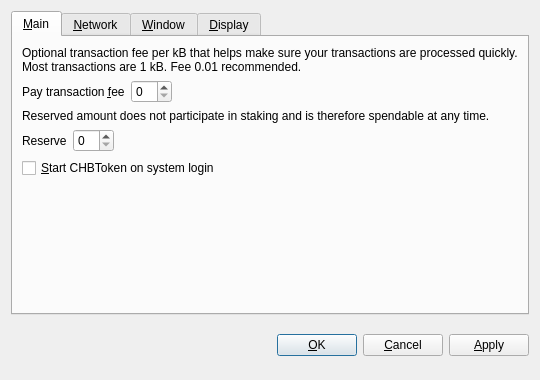
<?xml version="1.0" encoding="UTF-8"?>
<ui version="4.0">
 <class>OptionsDialog</class>
 <widget class="QDialog" name="OptionsDialog">
  <property name="geometry">
   <rect>
    <x>0</x>
    <y>0</y>
    <width>540</width>
    <height>380</height>
   </rect>
  </property>
  <property name="windowTitle">
   <string>Options</string>
  </property>
  <property name="modal">
   <bool>true</bool>
  </property>
  <layout class="QVBoxLayout" name="verticalLayout">
   <item>
    <widget class="QTabWidget" name="tabWidget">
     <property name="tabPosition">
      <enum>QTabWidget::North</enum>
     </property>
     <property name="currentIndex">
      <number>0</number>
     </property>
     <widget class="QWidget" name="tabMain">
      <attribute name="title">
       <string>&amp;Main</string>
      </attribute>
      <layout class="QVBoxLayout" name="verticalLayout_Main">
       <item>
        <widget class="QLabel" name="transactionFeeInfoLabel">
         <property name="text">
          <string>Optional transaction fee per kB that helps make sure your transactions are processed quickly. Most transactions are 1 kB. Fee 0.01 recommended.</string>
         </property>
         <property name="textFormat">
          <enum>Qt::PlainText</enum>
         </property>
         <property name="wordWrap">
          <bool>true</bool>
         </property>
        </widget>
       </item>
       <item>
        <layout class="QHBoxLayout" name="horizontalLayoutFee">
         <item>
          <widget class="QLabel" name="transactionFeeLabel">
           <property name="text">
            <string>Pay transaction &amp;fee</string>
           </property>
           <property name="textFormat">
            <enum>Qt::PlainText</enum>
           </property>
           <property name="buddy">
            <cstring>transactionFee</cstring>
           </property>
          </widget>
         </item>
         <item>
          <widget class="BitcoinAmountField" name="transactionFee"/>
         </item>
         <item>
          <spacer name="horizontalSpacerFee">
           <property name="orientation">
            <enum>Qt::Horizontal</enum>
           </property>
           <property name="sizeHint" stdset="0">
            <size>
             <width>40</width>
             <height>20</height>
            </size>
           </property>
          </spacer>
         </item>
        </layout>
       </item>
       <item>
        <widget class="QLabel" name="reserveBalanceInfoLabel">
         <property name="text">
          <string>Reserved amount does not participate in staking and is therefore spendable at any time.</string>
         </property>
         <property name="textFormat">
          <enum>Qt::PlainText</enum>
         </property>
         <property name="wordWrap">
          <bool>true</bool>
         </property>
        </widget>
       </item>
       <item>
        <layout class="QHBoxLayout" name="horizontalLayoutReserveBalance">
         <item>
          <widget class="QLabel" name="reserveBalanceLabel">
           <property name="text">
            <string>Reserve</string>
           </property>
           <property name="textFormat">
            <enum>Qt::PlainText</enum>
           </property>
           <property name="buddy">
            <cstring>reserveBalance</cstring>
           </property>
          </widget>
         </item>
         <item>
          <widget class="BitcoinAmountField" name="reserveBalance"/>
         </item>
         <item>
          <spacer name="horizontalSpacerReserveBalance">
           <property name="orientation">
            <enum>Qt::Horizontal</enum>
           </property>
           <property name="sizeHint" stdset="0">
            <size>
             <width>40</width>
             <height>20</height>
            </size>
           </property>
          </spacer>
         </item>
        </layout>
       </item>
       <item>
        <widget class="QCheckBox" name="bitcoinAtStartup">
         <property name="toolTip">
          <string>Automatically start CHBToken after logging in to the system.</string>
         </property>
         <property name="text">
          <string>&amp;Start CHBToken on system login</string>
         </property>
        </widget>
       </item>
       <item>
        <spacer name="verticalSpacer_Main">
         <property name="orientation">
          <enum>Qt::Vertical</enum>
         </property>
         <property name="sizeHint" stdset="0">
          <size>
           <width>20</width>
           <height>40</height>
          </size>
         </property>
        </spacer>
       </item>
      </layout>
     </widget>
     <widget class="QWidget" name="tabNetwork">
      <attribute name="title">
       <string>&amp;Network</string>
      </attribute>
      <layout class="QVBoxLayout" name="verticalLayout_Network">
       <item>
        <widget class="QCheckBox" name="mapPortUpnp">
         <property name="toolTip">
          <string>Automatically open the CHBToken client port on the router. This only works when your router supports UPnP and it is enabled.</string>
         </property>
         <property name="text">
          <string>Map port using &amp;UPnP</string>
         </property>
        </widget>
       </item>
       <item>
        <widget class="QCheckBox" name="connectSocks">
         <property name="toolTip">
          <string>Connect to the CHBToken network through a SOCKS5 proxy (e.g. when connecting through Tor).</string>
         </property>
         <property name="text">
          <string>&amp;Connect through SOCKS5 proxy:</string>
         </property>
        </widget>
       </item>
       <item>
        <layout class="QHBoxLayout" name="horizontalLayout_Network">
         <item>
          <widget class="QLabel" name="proxyIpLabel">
           <property name="text">
            <string>Proxy &amp;IP:</string>
           </property>
           <property name="textFormat">
            <enum>Qt::PlainText</enum>
           </property>
           <property name="buddy">
            <cstring>proxyIp</cstring>
           </property>
          </widget>
         </item>
         <item>
          <widget class="QValidatedLineEdit" name="proxyIp">
           <property name="maximumSize">
            <size>
             <width>140</width>
             <height>16777215</height>
            </size>
           </property>
           <property name="toolTip">
            <string>IP address of the proxy (e.g. 127.0.0.1)</string>
           </property>
          </widget>
         </item>
         <item>
          <widget class="QLabel" name="proxyPortLabel">
           <property name="text">
            <string>&amp;Port:</string>
           </property>
           <property name="textFormat">
            <enum>Qt::PlainText</enum>
           </property>
           <property name="buddy">
            <cstring>proxyPort</cstring>
           </property>
          </widget>
         </item>
         <item>
          <widget class="QLineEdit" name="proxyPort">
           <property name="maximumSize">
            <size>
             <width>55</width>
             <height>16777215</height>
            </size>
           </property>
           <property name="toolTip">
            <string>Port of the proxy (e.g. 9050)</string>
           </property>
          </widget>
         </item>
         <item>
          <spacer name="horizontalSpacer_Network">
           <property name="orientation">
            <enum>Qt::Horizontal</enum>
           </property>
           <property name="sizeHint" stdset="0">
            <size>
             <width>40</width>
             <height>20</height>
            </size>
           </property>
          </spacer>
         </item>
        </layout>
       </item>
       <item>
        <spacer name="verticalSpacer_Network">
         <property name="orientation">
          <enum>Qt::Vertical</enum>
         </property>
         <property name="sizeHint" stdset="0">
          <size>
           <width>20</width>
           <height>40</height>
          </size>
         </property>
        </spacer>
       </item>
      </layout>
     </widget>
     <widget class="QWidget" name="tabWindow">
      <attribute name="title">
       <string>&amp;Window</string>
      </attribute>
      <layout class="QVBoxLayout" name="verticalLayout_Window">
       <item>
        <widget class="QCheckBox" name="minimizeToTray">
         <property name="toolTip">
          <string>Show only a tray icon after minimizing the window.</string>
         </property>
         <property name="text">
          <string>&amp;Minimize to the tray instead of the taskbar</string>
         </property>
        </widget>
       </item>
       <item>
        <widget class="QCheckBox" name="minimizeOnClose">
         <property name="toolTip">
          <string>Minimize instead of exit the application when the window is closed. When this option is enabled, the application will be closed only after selecting Quit in the menu.</string>
         </property>
         <property name="text">
          <string>M&amp;inimize on close</string>
         </property>
        </widget>
       </item>
       <item>
        <spacer name="verticalSpacer_Window">
         <property name="orientation">
          <enum>Qt::Vertical</enum>
         </property>
         <property name="sizeHint" stdset="0">
          <size>
           <width>20</width>
           <height>40</height>
          </size>
         </property>
        </spacer>
       </item>
      </layout>
     </widget>
     <widget class="QWidget" name="tabDisplay">
      <attribute name="title">
       <string>&amp;Display</string>
      </attribute>
      <layout class="QVBoxLayout" name="verticalLayout_Display">
       <item>
        <layout class="QHBoxLayout" name="horizontalLayout_1_Display">
         <item>
          <widget class="QLabel" name="langLabel">
           <property name="text">
            <string>User Interface &amp;language:</string>
           </property>
           <property name="textFormat">
            <enum>Qt::PlainText</enum>
           </property>
           <property name="buddy">
            <cstring>lang</cstring>
           </property>
          </widget>
         </item>
         <item>
          <widget class="QValueComboBox" name="lang">
           <property name="toolTip">
            <string>The user interface language can be set here. This setting will take effect after restarting CHBToken.</string>
           </property>
          </widget>
         </item>
        </layout>
       </item>
       <item>
        <layout class="QHBoxLayout" name="horizontalLayout_2_Display">
         <item>
          <widget class="QLabel" name="unitLabel">
           <property name="text">
            <string>&amp;Unit to show amounts in:</string>
           </property>
           <property name="textFormat">
            <enum>Qt::PlainText</enum>
           </property>
           <property name="buddy">
            <cstring>unit</cstring>
           </property>
          </widget>
         </item>
         <item>
          <widget class="QValueComboBox" name="unit">
           <property name="toolTip">
            <string>Choose the default subdivision unit to show in the interface and when sending coins.</string>
           </property>
          </widget>
         </item>
        </layout>
       </item>
       <item>
        <widget class="QCheckBox" name="coinControlFeatures">
         <property name="toolTip">
          <string>Whether to show coin control features or not.</string>
         </property>
         <property name="text">
          <string>Display coin &amp;control features (experts only!)</string>
         </property>
        </widget>
       </item>
       <item>
        <widget class="QCheckBox" name="useBlackTheme">
         <property name="text">
          <string>Use blue CHBToken visual theme (requires restart)</string>
         </property>
        </widget>
       </item>
       <item>
        <spacer name="verticalSpacer_Display">
         <property name="orientation">
          <enum>Qt::Vertical</enum>
         </property>
         <property name="sizeHint" stdset="0">
          <size>
           <width>20</width>
           <height>40</height>
          </size>
         </property>
        </spacer>
       </item>
      </layout>
     </widget>
    </widget>
   </item>
   <item>
    <layout class="QHBoxLayout" name="horizontalLayout_Buttons">
     <item>
      <spacer name="horizontalSpacer_1">
       <property name="orientation">
        <enum>Qt::Horizontal</enum>
       </property>
       <property name="sizeHint" stdset="0">
        <size>
         <width>40</width>
         <height>48</height>
        </size>
       </property>
      </spacer>
     </item>
     <item>
      <widget class="QLabel" name="statusLabel">
       <property name="font">
        <font>
         <weight>75</weight>
         <bold>true</bold>
        </font>
       </property>
       <property name="text">
        <string/>
       </property>
       <property name="textFormat">
        <enum>Qt::PlainText</enum>
       </property>
       <property name="wordWrap">
        <bool>true</bool>
       </property>
      </widget>
     </item>
     <item>
      <spacer name="horizontalSpacer_2">
       <property name="orientation">
        <enum>Qt::Horizontal</enum>
       </property>
       <property name="sizeHint" stdset="0">
        <size>
         <width>40</width>
         <height>48</height>
        </size>
       </property>
      </spacer>
     </item>
     <item>
      <widget class="QPushButton" name="okButton">
       <property name="text">
        <string>&amp;OK</string>
       </property>
      </widget>
     </item>
     <item>
      <widget class="QPushButton" name="cancelButton">
       <property name="text">
        <string>&amp;Cancel</string>
       </property>
       <property name="autoDefault">
        <bool>false</bool>
       </property>
      </widget>
     </item>
     <item>
      <widget class="QPushButton" name="applyButton">
       <property name="text">
        <string>&amp;Apply</string>
       </property>
       <property name="autoDefault">
        <bool>false</bool>
       </property>
      </widget>
     </item>
    </layout>
   </item>
  </layout>
 </widget>
 <customwidgets>
  <customwidget>
   <class>BitcoinAmountField</class>
   <extends>QSpinBox</extends>
   <header>bitcoinamountfield.h</header>
  </customwidget>
  <customwidget>
   <class>QValueComboBox</class>
   <extends>QComboBox</extends>
   <header>qvaluecombobox.h</header>
  </customwidget>
  <customwidget>
   <class>QValidatedLineEdit</class>
   <extends>QLineEdit</extends>
   <header>qvalidatedlineedit.h</header>
  </customwidget>
 </customwidgets>
 <resources/>
 <connections/>
</ui>
